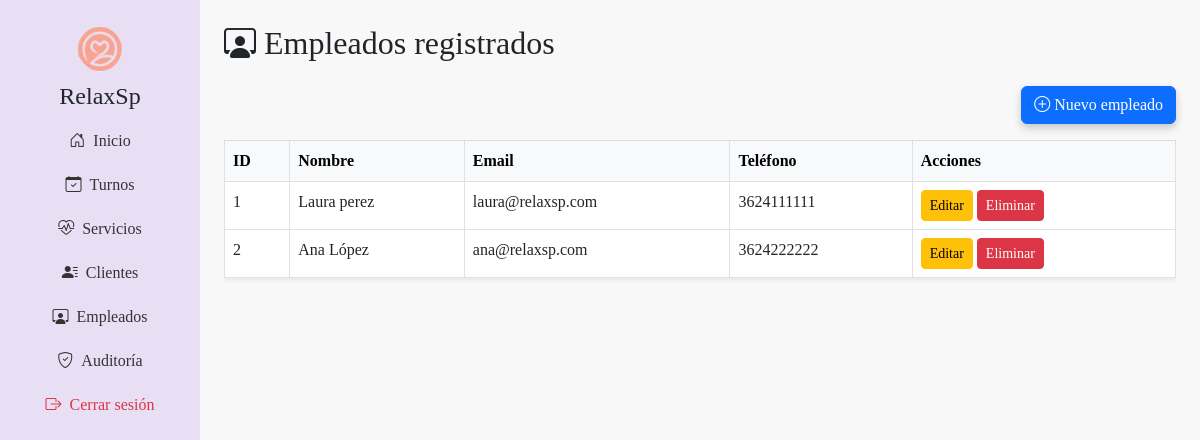
The app's page /admin_empleados.php (signed in) with its own data.
### tables this page shows
CREATE TABLE `empleados` (
  `id` int(11) NOT NULL,
  `nombre` varchar(100) NOT NULL,
  `email` varchar(100) NOT NULL,
  `telefono` varchar(20) DEFAULT NULL,
  `usuario_id` int(11) DEFAULT NULL,
  `rol` varchar(50) DEFAULT 'empleado'
);

### admin_empleados.php (the view, shortened to what this page needs)
<?php
require_once __DIR__ . '/config.php';
$empleados = [];
$sql = "SELECT * FROM empleados";
$resultado = $conexion->query($sql);
if ($resultado && $resultado->num_rows > 0) {
    while ($fila = $resultado->fetch_assoc()) {
        $empleados[] = $fila;
    }
}
?>
<!DOCTYPE html>
<html lang="es">
<head>
  <link rel="stylesheet" href="styles/style.css">
  <link href="https://cdn.jsdelivr.net/npm/bootstrap@5.3.0/dist/css/bootstrap.min.css" rel="stylesheet">
  <link href="https://cdn.jsdelivr.net/npm/bootstrap-icons@1.10.5/font/bootstrap-icons.css" rel="stylesheet">
</head>
<body class="admin-page">
<div class="container-fluid">
  <div class="row">
    <nav class="col-12 text-center col-md-2 barra-nav py-4">
      <img src="image/logo.png" alt="RelaxSp Logo" height="50">
      <h4 class="text-center text-dark mt-2">RelaxSp</h4>
      <a href="panel_admin.php"><i class="bi bi-house-door me-2"></i>Inicio</a>
      <a href="admin_turnos.php"><i class="bi bi-calendar-check me-2"></i>Turnos</a>
      <a href="admin_servicios.php"><i class="bi bi-heart-pulse me-2"></i>Servicios</a>
      <a href="admin_clientes.php"><i class="bi bi-person-lines-fill me-2"></i>Clientes</a>
      <a href="admin_empleados.php" class="active"><i class="bi bi-person-workspace me-2"></i>Empleados</a>
      <a href="auditoria_turnos.php"><i class="bi bi-shield-check me-2"></i>Auditoría</a>
      <a href="logout.php" class="text-danger"><i class="bi bi-box-arrow-right me-2"></i>Cerrar sesión</a>
    </nav>
    <main class="col-12 col-md-10 main-content p-4">
      <h2 class="mb-4 text-center text-md-start">
        <i class="bi bi-person-workspace me-2"></i>Empleados registrados
      </h2>
      <div class="d-flex justify-content-end mb-3">
        <a href="empleado_nuevo.php" class="btn btn-primary">
          <i class="bi bi-plus-circle me-1"></i>Nuevo empleado
        </a>
      </div>
      <div class="table-responsive">
        <table class="table table-bordered table-hover shadow-sm">
          <thead class="table-light">
            <tr>
              <th>ID</th>
              <th>Nombre</th>
              <th>Email</th>
              <th>Teléfono</th>
              <th>Acciones</th>
            </tr>
          </thead>
          <tbody>
            <?php if (!empty($empleados)): ?>
              <?php foreach ($empleados as $empleado): ?>
                <tr>
                  <td><?= $empleado['id'] ?></td>
                  <td><?= htmlspecialchars($empleado['nombre']) ?></td>
                  <td><?= htmlspecialchars($empleado['email']) ?></td>
                  <td><?= htmlspecialchars($empleado['telefono']) ?></td>
                  <td>
                    <a href="empleado_editar.php?id=<?= $empleado['id'] ?>" class="btn btn-sm btn-warning">Editar</a>
                    <a href="empleado_eliminar.php?id=<?= $empleado['id'] ?>" class="btn btn-sm btn-danger" onclick="return confirm('¿Seguro que deseas eliminar este empleado?')">Eliminar</a>
                  </td>
                </tr>
              <?php endforeach; ?>
            <?php else: ?>
              <tr>
                <td colspan="5" class="text-center">No hay empleados registrados.</td>
              </tr>
            <?php endif; ?>
          </tbody>
        </table>
      </div>
    </main>
  </div>
</div>
</body>
</html>

### styles/style.css (style rules this page uses)
:root { --primary-color: #E8DFF4; --secondary-color: #f8f8f8; --text-color: #333; --hover-color: #FBB3B3; --font-family: 'Playfair Display', serif; }
body { font-family: var(--font-family); margin: 0; padding: 0; flex-direction: column; min-height: 100vh; background-color: var(--secondary-color); }
nav { flex-grow: 1; }
.btn-primary { background-color: #FF6666; color: white; border: none; padding: 10px 30px; border-radius: 30px; font-size: 1rem; font-weight: bold; box-shadow: 0 4px 8px rgba(0, 0, 0, 0.2); transition: all 0.3s ease; text-decoration: none; display: inline-block; }
.admin-page { font-family: var(--font-family); background-color: var(--secondary-color); }
.barra-nav { height: 100vh; background-color: var(--primary-color); padding-top: 20px; }
.barra-nav a { color: #333; display: block; padding: 10px 20px; text-decoration: none; font-weight: 500; }
.main-content { padding: 30px; }

### records on screen
empleados: id "1", nombre "Laura perez", email "laura@relaxsp.com", telefono "3624111111"
empleados: id "2", nombre "Ana López", email "ana@relaxsp.com", telefono "3624222222"
